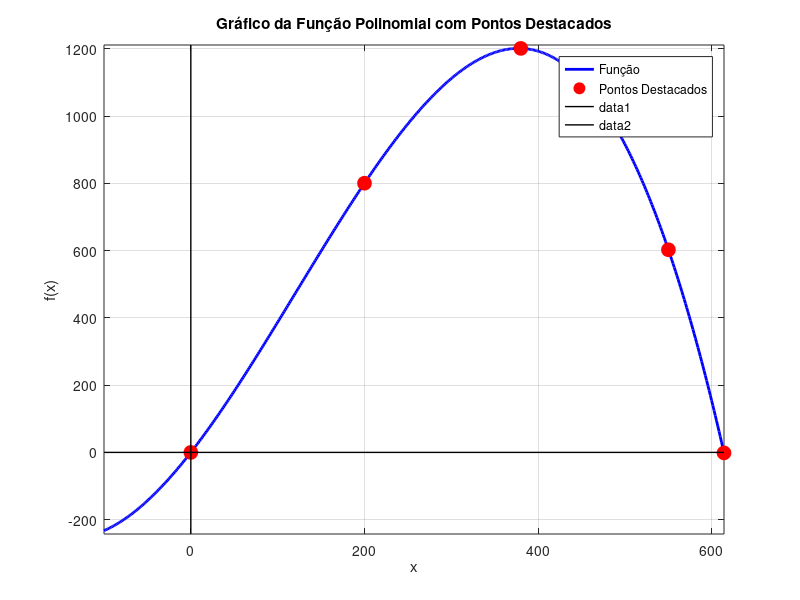

This figure's MATLAB source:
% Definir a função polinomial
f = @(x) -2.1367e-5 * x.^3 + 7.7216e-3 * x.^2 + 3.3118 * x;

% Gerar o intervalo de x para o gráfico
x_values = linspace(-100, 614, 500);

% Calcular os valores da função para o intervalo
y_values = f(x_values);

% Pontos de destaque
x_highlight = [0, 200, 380, 550, 614];
y_highlight = f(x_highlight);

% Plotar a função
figure;
plot(x_values, y_values, 'b', 'LineWidth', 2); 
hold on;

% Destacar os pontos específicos
plot(x_highlight, y_highlight, 'ro', 'MarkerSize', 10, 'MarkerFaceColor', 'r');

% Adicionar rótulos e título
title('Gráfico da Função Polinomial com Pontos Destacados');
xlabel('x');
ylabel('f(x)');

% Adicionar grade
grid on;

% Mostrar a legenda
legend('Função', 'Pontos Destacados', 'Location', 'best');

% Definir limites do gráfico
xlim([-100 614]);
ylim([min(y_values)-10, max(y_values)+10]);

% Destacar os eixos x e y
line(xlim, [0 0], 'Color', 'k', 'LineWidth', 1); % Eixo x
line([0 0], ylim, 'Color', 'k', 'LineWidth', 1); % Eixo y

hold off;
